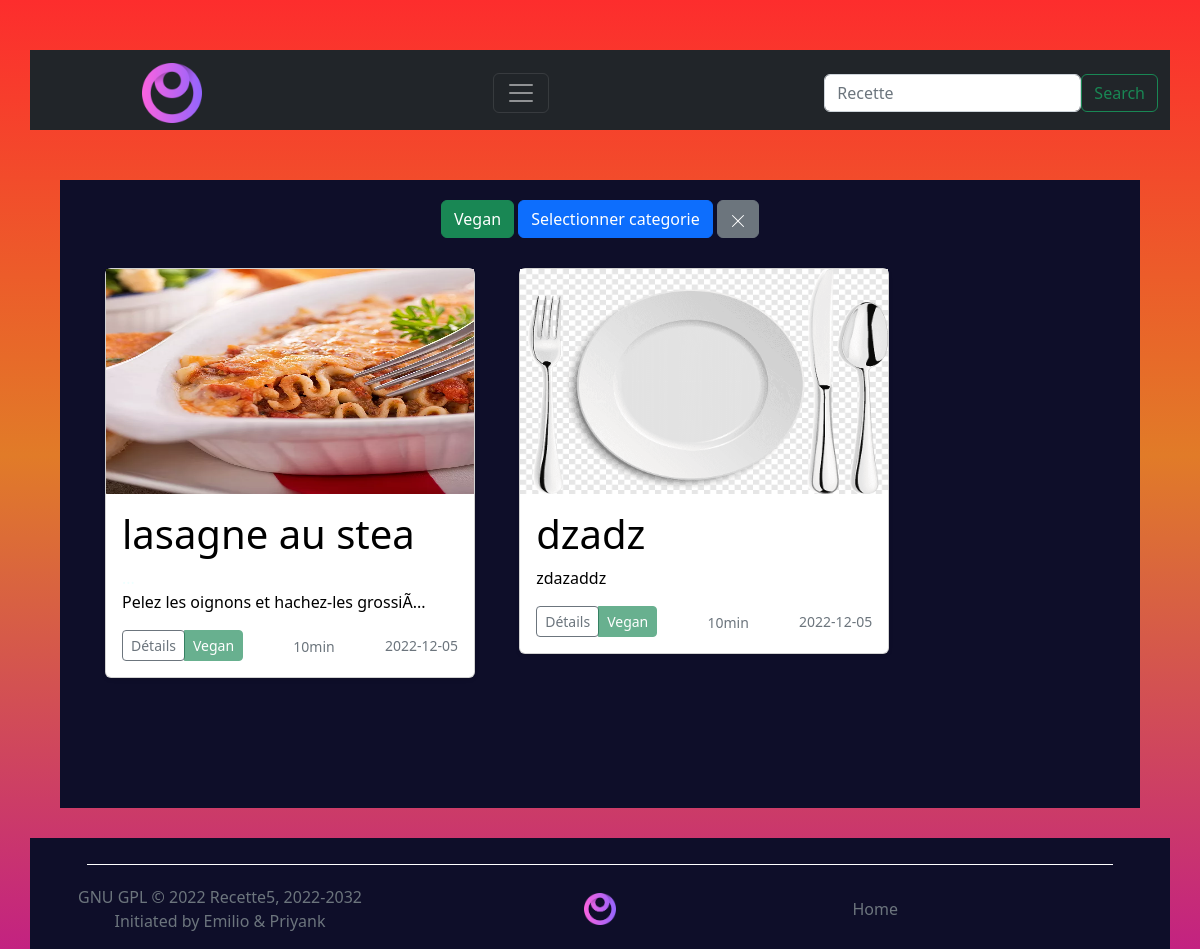
Screenshot of /index.php?module=recherche&action=toute&vegan=1&page=1 with the database file from the repository.
### tables this page shows
CREATE TABLE `photo` (
  `idPhoto` bigint(20) UNSIGNED NOT NULL,
  `photo` varchar(50) DEFAULT NULL,
  `idRecette` bigint(20) UNSIGNED DEFAULT NULL
);

CREATE TABLE `Recette` (
  `idRecette` bigint(20) UNSIGNED NOT NULL,
  `titre` varchar(50) DEFAULT NULL,
  `tpsPreparration` int(11) DEFAULT NULL,
  `datePublication` date DEFAULT NULL,
  `description` varchar(1000) DEFAULT NULL,
  `noteAnnexe` varchar(50) DEFAULT NULL,
  `vegan` tinyint(1) DEFAULT NULL,
  `idUtilisateur` bigint(20) UNSIGNED DEFAULT NULL
);

### module/mod_recherche/mod_recherche.php (called while the page is built, shortened)
<?php
    class ModRecherche{
        public   function __construct() {
            $this->con=new ContRecherche;
            $this->con->exec();
        }
    }
?>

### index.php (called while the page is built, shortened)
<?php
require_once('module/mod_recherche/mod_recherche.php');
$module = isset($_GET['module']) ? $_GET['module'] : 'rien' ;
switch ($module) {
      case "recherche":
        new ModRecherche();
        break;
}
include_once('template.php');
?>

### module/mod_recherche/modele_recherche.php (called while the page is built, shortened)
<?php
    class ModeleRecherche extends Connexion{
        private $nbRecette;
        public function __construct() {
            $this->nbRecette = 8;
        }
        public function touteRecetteVegan($nbR){
            $bdd=parent::$bdd;
            $sthh = $bdd->prepare("SELECT * from Recette natural join photo where vegan=1 LIMIT :debut, $this->nbRecette") ;
            $sthh->bindParam(':debut', $nbR, PDO::PARAM_INT);
            $sthh->execute();
            $rows= $sthh->fetchAll();
            return $rows;
        }
    }
?>

### module/mod_recherche/vue_recherche.php (the view, shortened to what this page needs)
<?php
class VueRecherche extends VueGenerique{
    public function afficherRecette($tabR){
      echo'<div width=100% align="center">
      <a href="index.php?module=recherche&action=toute&vegan=1&page=1">
      <button class="btn btn-success" type="button" >Vegan</button></a>
      <button class="btn btn-primary" type="button" data-bs-toggle="offcanvas" data-bs-target="#offcanvasTop" aria-controls="offcanvasTop">Selectionner categorie</button>
      <a href="index.php?module=recherche&action=toute&page=1">
      <button class="btn btn-secondary" type="button" ><svg xmlns="http://www.w3.org/2000/svg" width="16" height="16" fill="currentColor" class="bi bi-x-lg" viewBox="0 0 16 16">
      <path d="M2.146 2.854a.5.5 0 1 1 .708-.708L8 7.293l5.146-5.147a.5.5 0 0 1 .708.708L8.707 8l5.147 5.146a.5.5 0 0 1-.708.708L8 8.707l-5.146 5.147a.5.5 0 0 1-.708-.708L7.293 8 2.146 2.854Z"/>
    </svg></button></a>
      </div>
      <div class="offcanvas offcanvas-top" tabindex="-1" id="offcanvasTop" aria-labelledby="offcanvasTopLabel">
        <div class="offcanvas-header">
          <button type="button" class="btn-close" data-bs-dismiss="offcanvas" aria-label="Close"></button>
        </div>
        <div class="offcanvas-body" id="selectionnerCategories" style="color:black;">
        </div>
      </div>';
        if($tabR == NULL){
            echo '<div align="center"><p class="text-muted">Aucune recette</p></div> ';
        }else{
            foreach($tabR as $value){
              if($value['photo'] != NULL){
                $photo= $value['photo'];
             }
             else{
                $photo = 'plat.png';
             }
                echo '
              <div class="col" >
               <div class="card shadow-sm">
                  <img src="image/image_recette/'.$photo.'"  width="100%" height="225">
                 <div class="card-body">
                 <h1 class="card-text">'.substr($value['titre'],0,15).'</h1>';
                 echo '<p class="card-text">'.substr($value['description'],0,39);
                   if(strlen($value['description']) > 39)
                    echo '...';
                   echo '</p>
                   <div class="d-flex justify-content-between align-items-center">
                     <div class="btn-group">
                      <a href="index.php?module=recette&action=afficherMaRecette&idRecette='.htmlspecialchars($value['idRecette']).'"><button type="button" class="btn btn-sm btn-outline-secondary">Détails</button></a>';
                      if($value['vegan'] == 1){
                        echo '<button type="button" class="btn btn-sm btn-success" disabled>Vegan</button>';
                     }
                       echo '</div>
                     <div class="text-group">
                      <small class="text-muted">';
                      echo (htmlspecialchars($value['tpsPreparration'])%60).'min</small>
                     </div>
                     <small class="text-muted">'.htmlspecialchars($value['datePublication']).'</small>
                   </div>
                 </div>
               </div>
             </div>
             ';
            }
        }
    }
}
?>

### css.css (style rules this page uses)
.card-body p { color :black; }
.card-body h1 { color :black; }
.col { width: 400px; display: inline-block ; padding-top: 30px; margin-left: 10px; }

### rows the page displays
photo: photo (picture), idRecette.titre "lasagne au stea", idRecette.description "Pelez les oignons et hachez-les grossiÃ", htmlspecialchars($value['tpsPreparration'])%60 "10", idRecette.datePublication "2022-12-05"
photo: shows a picture, idRecette.titre "dzadz", idRecette.description "zdazaddz", htmlspecialchars($value['tpsPreparration'])%60 "10", idRecette.datePublication "2022-12-05"
